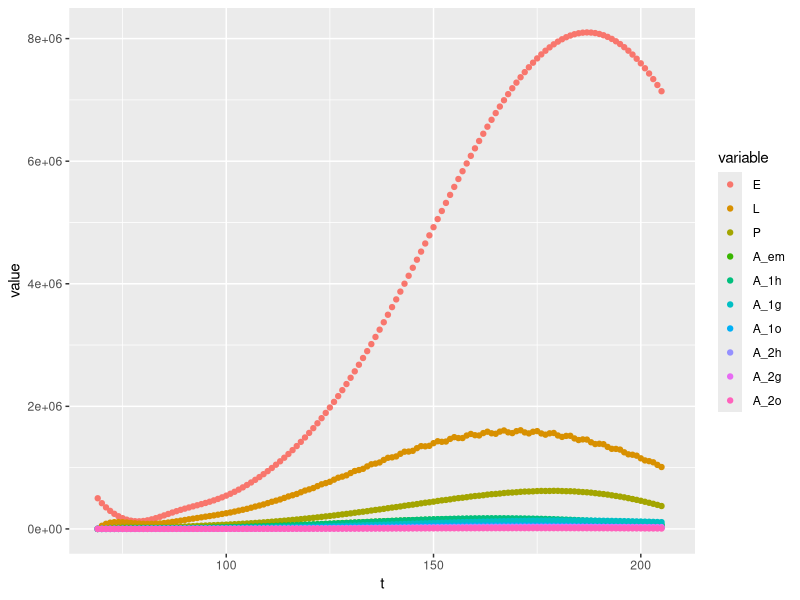

Write R code to recreate this figure.
# Modello Tran 2013

rm(list = ls())

library(deSolve)
library(ggplot2)
library(reshape2) 

#parameters (Tran 2013)

beta_1 = 95 # Number of eggs laid by ovipositing nulliparous females (per female)
beta_2 = 75 # Number of eggs laid by ovipositing parous females (per female)
K_L = 250000 # Standard environment carrying capacity for larvae (larvae ha−1)
K_P = 250000 # Standard environment carrying capacity for pupae (pupae ha−1)
sigma = 0.5 # Sex-ratio at the emergence
mu_E = 0.05 # Egg mortality rate (day−1)
mu_L = 0.08 # Minimum larva mortality rate (day−1)
mu_P = 0.03 # Minimum pupa mortality rate (day−1)
mu_em = 0.1 # Mortality rate during adult emergence (day−1)
mu_A = 0.02 # Minimum adult mortality rate (day−1)
mu_r = 0.08 # Adult mortality rate related to seeking behavior (day−1)
T_E = 10.4 # Minimal temperature needed for egg development (°C)
TDD_E = 110 # Total number of degree-day necessary for egg development (°C)
gamma_Aem = 0.4 # Development rate of emerging adults (day−1)
gamma_Ah = 0.2 # Transition rate from host-seeking to engorged adults (day−1)
gamma_Ao = 0.2 # Transition rate from oviposition site-seeking to host-seeking adults (day−1)
T_Ag = 10 # Minimal temperature needed for egg maturation (°C)
TDD_Ag = 77 # Total number of degree-days necessary for egg maturation (°C)
t_s = 31+28+10 # Start of the favorable season - 10 Mar
t_end = 31+28+31+30+31+30+31+31+30 # End of the favorable season - 30 Sept

# T and P
d = t_s:t_end
t = 15 - 13*cos(d/365*2*pi); # temperatura sinusoidale, min 1 gen = 2 gradi, max 1 lug = 28
p = t*c(0, rep(c(0,0,0,1), 91)) # piove ogni 4 giorni con questa forma strana

# p cumulated over 2 weeks and normalized between 0 and 1 (over a year?)
p_cumm = sapply(1:365, function(x){return(sum(p[max(1,x-13):x]))})
p_cumm_norm = p_cumm/max(p_cumm)

# functions

f_E = (t-T_E)/TDD_E *(t-T_E>0) # Transition function from egg to larva
f_L = - 0.0007*t^2 + 0.0392 * t - 0.3911 # Transition function from larva to pupa

# WARNING 1: this function souhld be > 0
f_L = pmax(0, f_L)

f_P = 0.0008*t^2 - 0.0051 * t + 0.0319 # Transition function from pupa to emerging adult
f_Ag = (t-T_Ag)/TDD_Ag *(t-T_Ag>0) # Transition function from engorged adult to oviposition site—seeking adult
m_L = exp(-t/0.5) + mu_L # Larva mortality (day−1)
m_P = exp(-t/0.5) + mu_P # Pupa mortality rate (day−1)
m_A = pmax(mu_A, 0.04417 + 0.00217*t) # Adult mortality rate (day−1)
k_L = K_L*(p_cumm_norm+1) # Environment carrying capacity of larvae (ha−1)
k_P = K_P*(p_cumm_norm+1) # Environment carrying capacity of pupae (ha−1)

n_s = 1 # number of locations (added; 1 vor no dimension)

# list with parameters to be passed to the ODE system
parms = list(beta_1 = beta_1,
             beta_2 = beta_2,
             K_L = K_L,
             K_P = K_P,
             sigma = sigma,
             mu_E = mu_E,
             mu_em = mu_em,
             mu_r = mu_r,
             gamma_Aem = gamma_Aem,
             gamma_Ah = gamma_Ah,
             gamma_Ao = gamma_Ao,
             f_E = f_E,
             f_L = f_L,
             f_P = f_P,
             f_Ag = f_Ag,
             m_L = m_L,
             m_P = m_P,
             m_A = m_A,
             k_L = k_L,
             k_P = k_P,
             n_s = n_s) 

df <- function(t, x, parms) {
  
  # initial conditions and paramters
  with(parms, { 
    
    E = x[(1+n_s*0):(1*n_s)]
    L = x[(1+n_s*1):(2*n_s)]
    P = x[(1+n_s*2):(3*n_s)]
    A_em = x[(1+n_s*3):(4*n_s)]
    A_1h = x[(1+n_s*4):(5*n_s)]
    A_1g = x[(1+n_s*5):(6*n_s)]
    A_1o = x[(1+n_s*6):(7*n_s)]
    A_2h = x[(1+n_s*7):(8*n_s)]
    A_2g = x[(1+n_s*8):(9*n_s)]
    A_2o = x[(1+n_s*9):(10*n_s)]
    
    
    # ODE definition 
    dE = gamma_Ao*(beta_1*A_1o + beta_2*A_2o) - (mu_E + f_E[t[1]])*E
    dL = f_E[t[1]]*E - (m_L[t[1]]*(1+L/k_L[t[1]]) + f_L[t[1]])*L
    dP = f_L[t[1]]*L - (m_P[t[1]] + f_P[t[1]])*P
    dA_em = f_P[t[1]]*P*sigma*exp(-mu_em*(1+P/k_P[t[1]])) - (m_A[t[1]]+gamma_Aem)*A_em
    dA_1h = gamma_Aem*A_em - (m_A[t[1]] + mu_r + gamma_Ah)*A_1h
    dA_1g = gamma_Ah*A_1h - (m_A[t[1]] + f_Ag[t[1]])*A_1g
    dA_1o = f_Ag[t[1]]*A_1g - (m_A[t[1]] + mu_r + gamma_Ao)*A_1o
    dA_2h = gamma_Ao*(A_1o + A_2o) - (m_A[t[1]] + mu_r + gamma_Ah)*A_2h
    dA_2g = gamma_Ah*A_2h - (m_A[t[1]] + f_Ag[t[1]])*A_2g
    dA_2o = f_Ag[t[1]]*A_2g - (m_A[t[1]] + mu_r + gamma_Ao)*A_2o
    
    dx <- c(dE, dL, dP, dA_em, dA_1h, dA_1g, dA_1o, dA_2h, dA_2g, dA_2o)
    
    return(list(dx))})
}

# System initialization
E0 = max(k_P)
L0 = 0
P0 = 0
A_em0 = 0
A_1h0 = 0
A_1g0 = 0
A_1o0 = 0
A_2h0 = 0
A_2g0 = 0
A_2o0 = 0

l_sim = 365

X_0 = c(E0, L0, P0, A_em0, A_1h0, A_1g0, A_1o0, A_2h0, A_2g0, A_2o0)

#integration
Sim <- as.data.frame(ode(X_0, d, df, parms))

#plot
colnames(Sim) = c("t", " E", " L", " P", " A_em", " A_1h", " A_1g", " A_1o", " A_2h", " A_2g", " A_2o")
Sim_m = reshape2::melt(Sim, id = 't')

ggplot(Sim_m, aes(x = t, y = value, color = variable))+
  geom_point()
